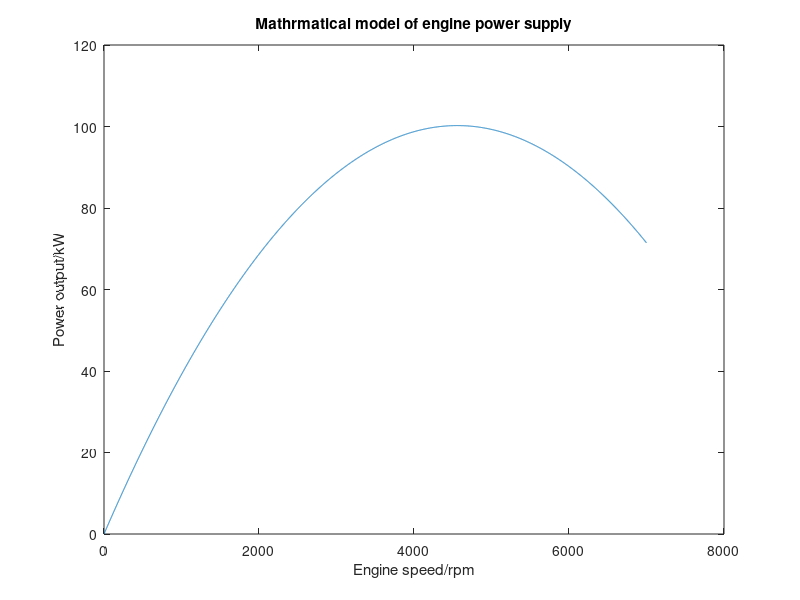

Source code (MATLAB):
%EMTH171
%Case_Study1: Exercise 1: hauling a sled up incline with cable
%mzh99

clear
clc
close all

% Motor out power(W)/ Sharf speed (RPM)
% Known values
a = 420;
b = 0.44;
r_f = 3.50;
r_g = 0.8;
r_w = 0.205;
%--------------------------------Function----------------------------------
p_o = @(w) (a*(w/(30/pi)))-(b*(w/(30/pi)).^2);
%---------------------------------Values-----------------------------------
vMin = 0;
vMax = 7000;
vstep = 1;
xarray = vMin : vstep : vMax;
%---------------------------------Plotting---------------------------------
figure(1)
yarray = p_o(xarray);
plot(xarray,yarray/1000);
title('Mathrmatical model of engine power supply')
xlabel('Engine speed/rpm')
ylabel('Power output/kW')
xlim([0,8000])
